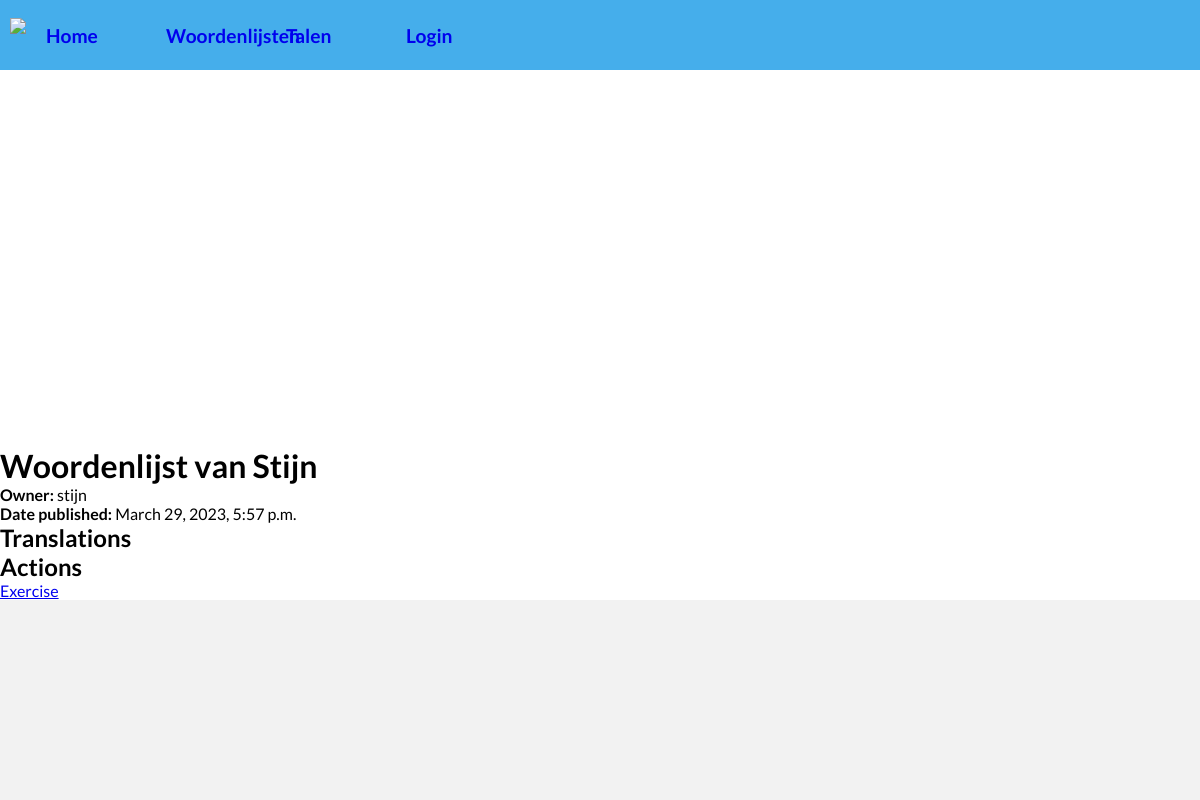
Page /quiz/wordlist/1/ on the committed database.
### quiz/models.py (models this page shows, shortened)
class Wordlist(models.Model):
    owner = models.ForeignKey(
        settings.AUTH_USER_MODEL, related_name='wordlists', on_delete=models.SET_NULL, null=True)
    name = models.CharField(max_length=200)
    date_published = models.DateTimeField('date published', default=now)
    materials = models.ManyToManyField(Translation, through='Material')
    VISIBILITY_STATUS = (
        ('pr', 'Private'),
        ('pl', 'Public'),
        ('re', 'Under review'),
    )
    visibility = models.CharField(
        max_length=2,
        choices=VISIBILITY_STATUS,
        default='pr',
        help_text='Visibily status',
    )
    def get_absolute_exersice_url(self):
        return reverse('wordlist-exercise', kwargs={"pk": self.pk})

### accounts/models.py (models this page shows)
class UserProfile(AbstractUser):
    pass

### quiz/views.py (the view)
# urls.py: path('wordlist/<int:pk>/', views.WordlistDetailView.as_view(),
class WordlistDetailView(generic.DetailView):
    model = Wordlist
    template_name = 'quiz/wordlist_detail.html'
    context_object_name = 'wordlist'

### quiz/templates/quiz/wordlist_detail.html (shortened to what this page needs)
{% extends 'quiz/base_generic.html' %}
{% block content %}
<h1>{{ wordlist.name }}</h1>
<p><strong>Owner:</strong> {{ wordlist.owner.get_username }}</p>
<p><strong>Date published:</strong> {{ wordlist.date_published }}</p>
<div>
    <h2>Translations</h2>
</div>
<div>
    <h2>Actions</h2>
    <a href="{{wordlist.get_absolute_exersice_url}}">Exercise</a>
</div>
{% endblock content %}

### quiz/static/quiz/css/base.css (style rules this page uses)
:root { --bg-color: white; }
* { margin: 0; box-sizing: border-box; }
body { background-color: var(--bg-color); font-family: 'Lato', sans-serif; display: grid; grid-template-rows: auto 1fr auto; min-height: 100vh; }

### rows in the picture
Wordlist: name "Woordenlijst van Stijn", owner.get_username "stijn", date_published "March 29, 2023, 5:57 p.m."
